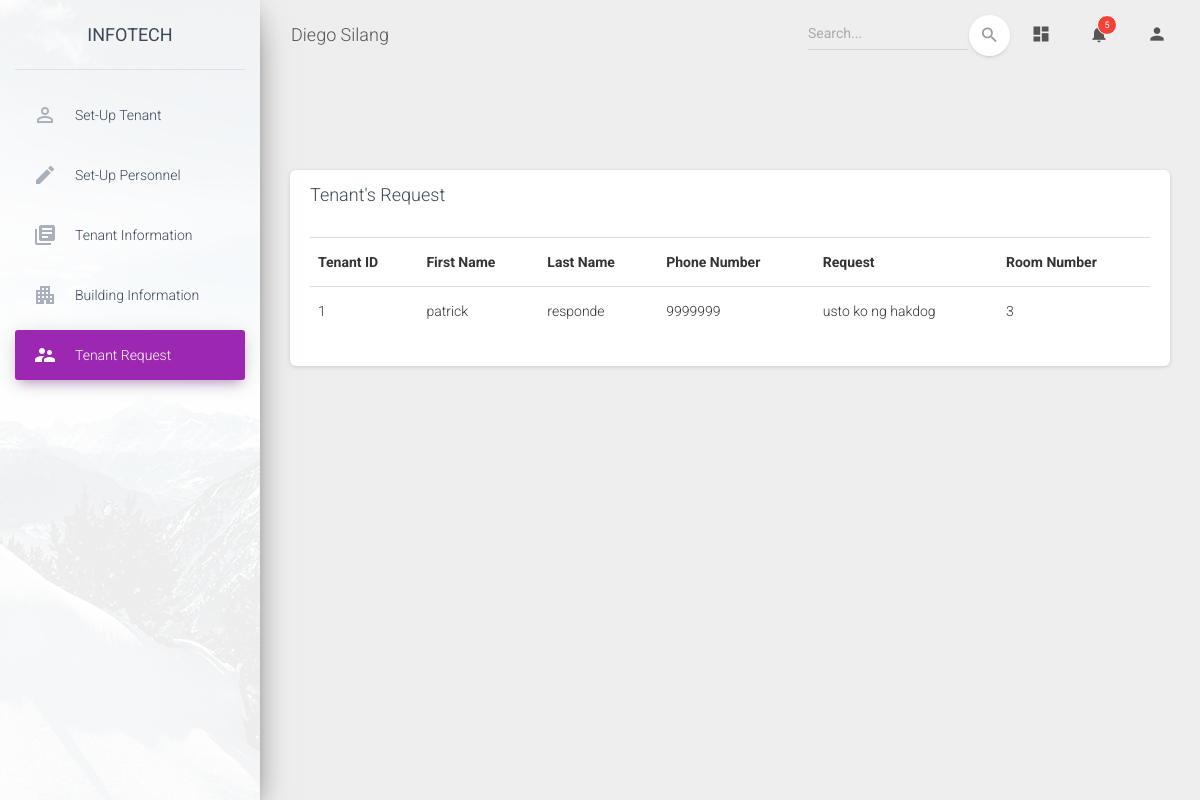
/material-dashboard/pages/tenantreq.php (signed in), run on an earlier commit of the app's database.
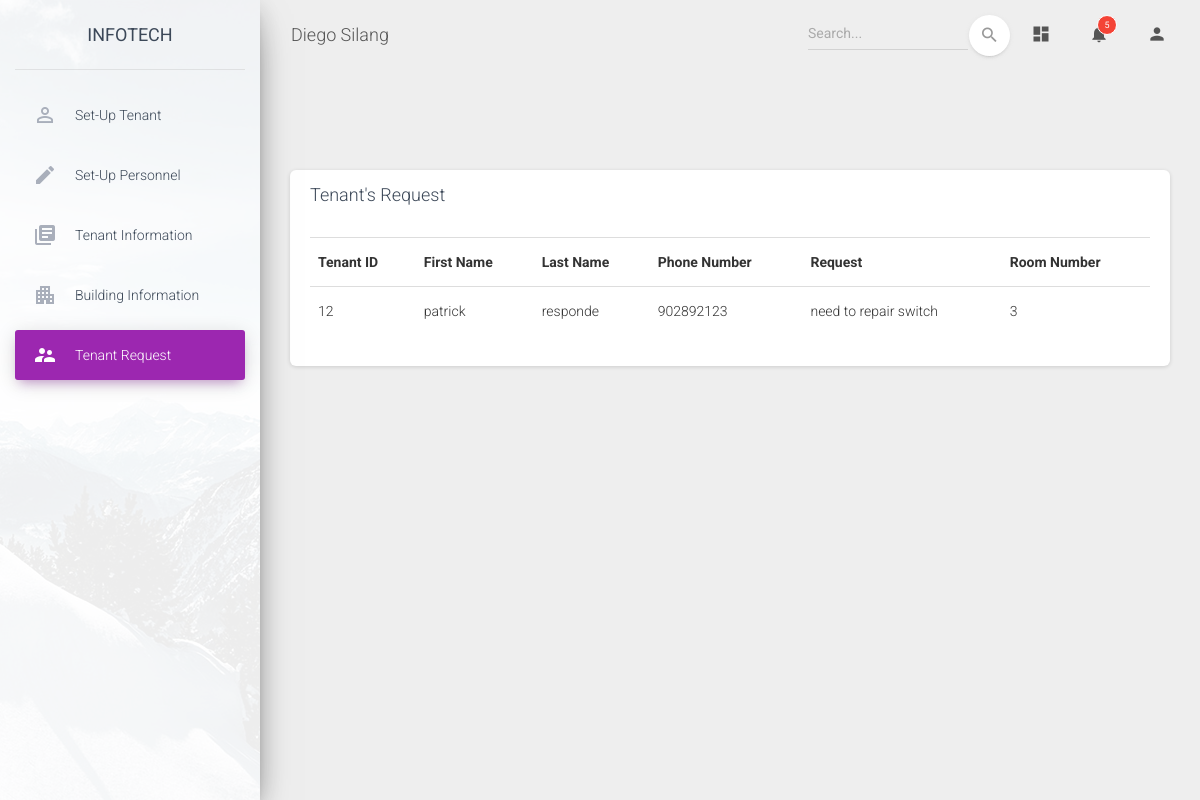
And on a later commit of the database.
### tables this page shows
CREATE TABLE `tenantreq` (
  `tenantID` int(11) NOT NULL,
  `firstName` varchar(255) NOT NULL,
  `lastName` varchar(255) NOT NULL,
  `pnumber` int(11) NOT NULL,
  `reqTenant` varchar(255) NOT NULL,
  `roomNumber` int(11) NOT NULL
);

### material-dashboard/pages/tenantreq.php (the view, shortened to what this page needs)
<!DOCTYPE html>
<html lang="en">
<head>
  <link rel="stylesheet" href="https://maxcdn.bootstrapcdn.com/font-awesome/latest/css/font-awesome.min.css">
  <link href="../assets/css/material-dashboard.css?v=2.1.1" rel="stylesheet" />
  <link href="../assets/demo/demo.css" rel="stylesheet" />
</head>
<body class="">
  <div class="wrapper ">
    <div class="sidebar" data-color="purple" data-background-color="white" data-image="../assets/img/sidebar-1.jpg">
      <div class="logo">
        <a href="http://www.creative-tim.com" class="simple-text logo-normal">
          InfoTech
        </a>
      </div>
      <div class="sidebar-wrapper">
        <ul class="nav">
          <li class="nav-item ">
            <a class="nav-link" href="./SetupTenant.php">
              <i class="material-icons">perm_identity</i>
              <p>Set-up Tenant</p>
            </a>
          </li>
          <li class="nav-item ">
            <a class="nav-link" href="./Setuppersonnel.php">
              <i class="material-icons">create</i>
              <p>Set-up Personnel</p>
            </a>
          </li>
          <li class="nav-item ">
            <a class="nav-link" href="./viewinfo.php">
              <i class="material-icons">library_books</i>
              <p>Tenant Information</p>
            </a>
          </li>
          <li class="nav-item">
            <a class="nav-link" href="./viewbldg.php">
              <i class="material-icons">apartment</i>
              <p>Building Information</p>
            </a>
          </li>
          <li class="nav-item active">
            <a class="nav-link" href="./tenantreq.php">
              <i class="material-icons">supervisor_account</i>
              <p>Tenant Request</p>
            </a>
          </li>
        </ul>
      </div>
    </div>
    <div class="main-panel">
      <nav class="navbar navbar-expand-lg navbar-transparent navbar-absolute fixed-top ">
        <div class="container-fluid">
          <div class="navbar-wrapper">
            <a class="navbar-brand" href="#pablo">Diego Silang</a>
          </div>
          <div class="collapse navbar-collapse justify-content-end">
            <form class="navbar-form">
              <div class="input-group no-border">
                <input type="text" value="" class="form-control" placeholder="Search...">
                <button type="submit" class="btn btn-white btn-round btn-just-icon">
                  <i class="material-icons">search</i>
                  <div class="ripple-container"></div>
                </button>
              </div>
            </form>
            <ul class="navbar-nav">
              <li class="nav-item">
                <a class="nav-link" href="#pablo">
                  <i class="material-icons">dashboard</i>
                </a>
              </li>
              <li class="nav-item dropdown">
                <a class="nav-link" href="http://example.com" id="navbarDropdownMenuLink" data-toggle="dropdown" aria-haspopup="true" aria-expanded="false">
                  <i class="material-icons">notifications</i>
                  <span class="notification">5</span>
                </a>
              </li>
              <li class="nav-item dropdown">
                <a class="nav-link" href="#pablo" id="navbarDropdownProfile" data-toggle="dropdown" aria-haspopup="true" aria-expanded="false">
                  <i class="material-icons">person</i>
                </a>
              </li>
          </div>
        </div>
      </nav> <div class="container-fluid">
          <button class="navbar-toggler" type="button" data-toggle="collapse" aria-controls="navigation-index" aria-expanded="false" aria-label="Toggle navigation">
            <span class="navbar-toggler-icon icon-bar"></span>
            <span class="navbar-toggler-icon icon-bar"></span>
            <span class="navbar-toggler-icon icon-bar"></span>
          </button>
        </div>
      <div class="content">
        <div class="row">
          <div class="col-md-12">
              <div class="col-md-12">
            <div class="card ">
              <div class="card-header">
                <h4 class="card-title">Tenant's Request</h4>
              </div>
              <div class="card-body">
                <div class="table-responsive">
                  <?php
                    include "dbconn.php";
                    $sql = "SELECT * FROM tenantreq";
                    if($result = mysqli_query($link, $sql)){
                        if(mysqli_num_rows($result) > 0){
                            echo "<table class = 'table tablesorter'>";
                                echo "<tr>";
                                    echo "<th>Tenant ID</th>";
                                    echo "<th>First Name</th>";
                                    echo "<th>Last Name</th>";
                                    echo "<th>Phone Number</th>";
                                    echo "<th>Request</th>";
                                    echo "<th>Room Number</th>";
                                echo "</tr>";
                            while($row = mysqli_fetch_array($result)){
                                echo "<tr>";
                                    echo "<td>" . $row['tenantID'] . "</td>";
                                    echo "<td>" . $row['firstName'] . "</td>";
                                    echo "<td>" . $row['lastName'] . "</td>";
                                    echo "<td>" . $row['pnumber'] . "</td>";
                                    echo "<td>" . $row['reqTenant'] . "</td>";
                                    echo "<td>" . $row['roomNumber'] . "</td>";
                                echo "</tr>";
                            }
                            echo "</table>";
                        } else{
                            echo "No request were found.";
                        }
                    } else{
                        echo "ERROR: Could not able to execute $sql. " . mysqli_error($link);
                    }
                  ?>
</body>
</html>

What changed in the data, as far as the page shows it:
removed tenantreq: tenantID "1", firstName "patrick", lastName "responde", pnumber "9999999", reqTenant "usto ko ng hakdog", roomNumber "3"
added tenantreq: tenantID "12", firstName "patrick", lastName "responde", pnumber "902892123", reqTenant "need to repair switch", roomNumber "3"
